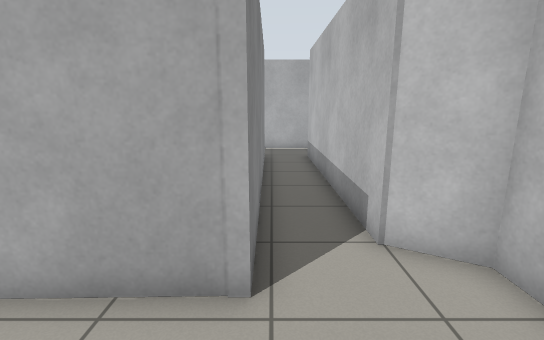
view 1 (above)

16 first-person views from a walk through a Gazebo world. The camera is 1.2 m above the floor, tilts 12° down and sees 85° across. The floor is counted in squares, 0.5 m on a side. Each view is taken from the middle of a square. On the plan, view 1 faces up. The plan holds only what a view shows up to about 18 squares ahead; the rest is blank. Gazebo's built-in surfaces are drawn with simple patterns.

view 2
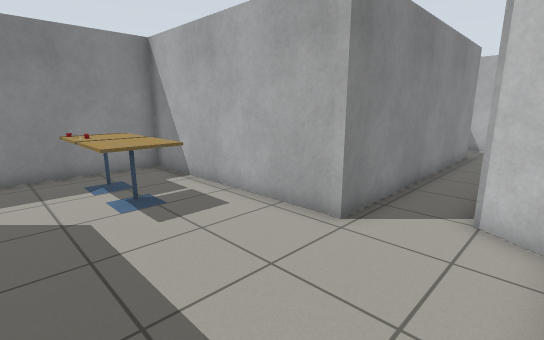

view 3
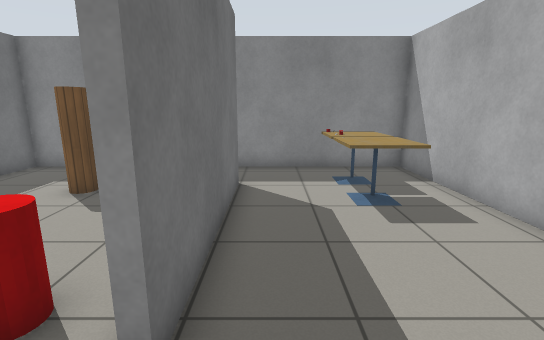

view 4
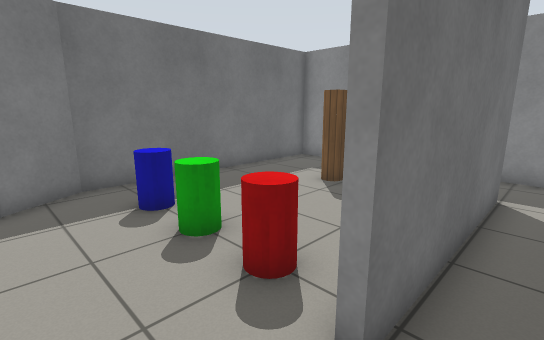

view 5
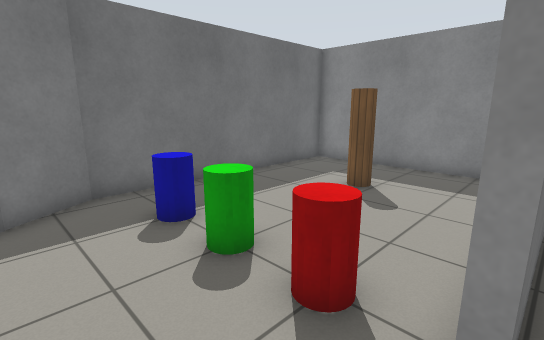

view 6
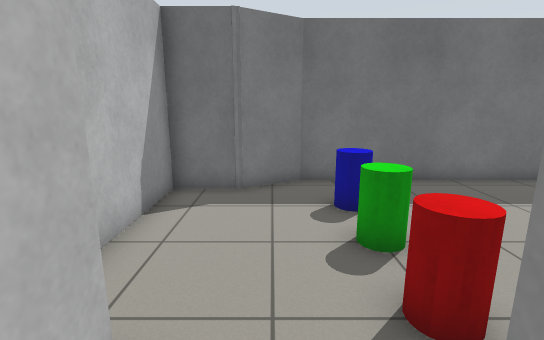

view 7
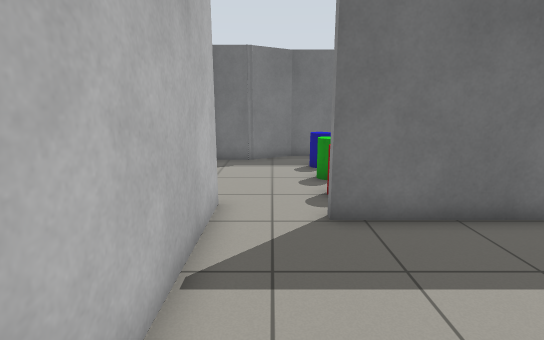

view 8
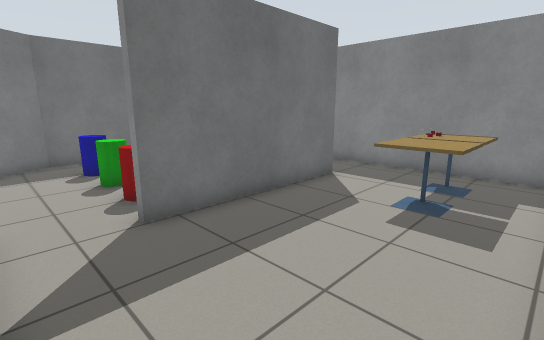

view 9
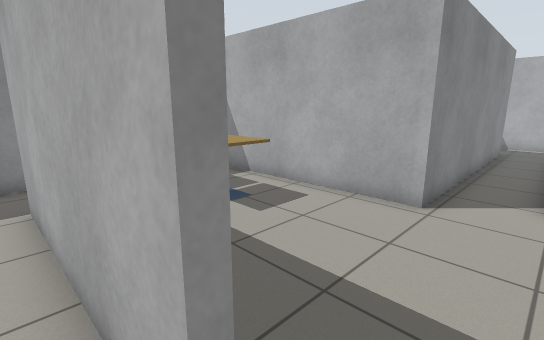

view 10
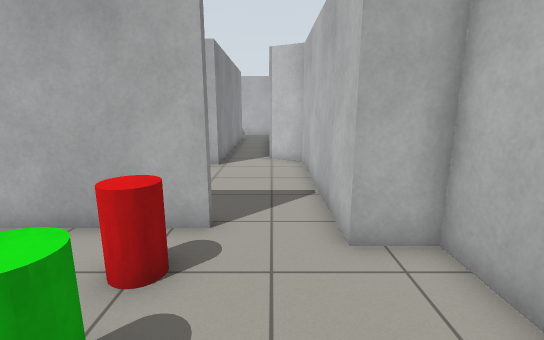

view 11
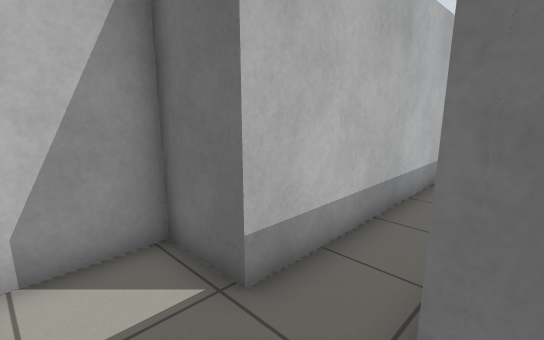

view 12
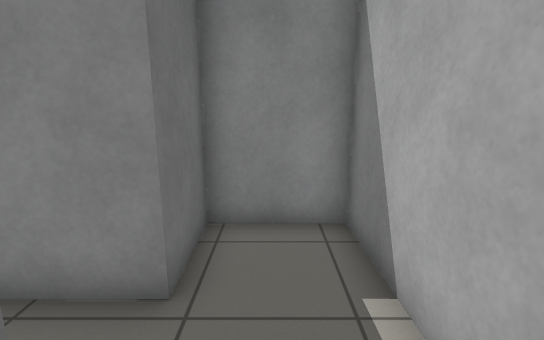

view 13
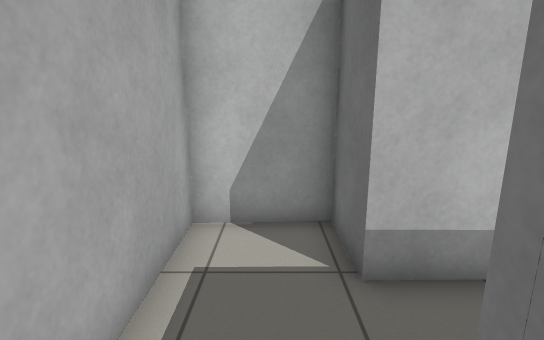

view 14
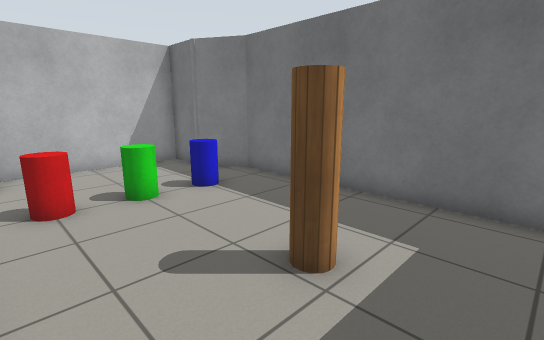

view 15
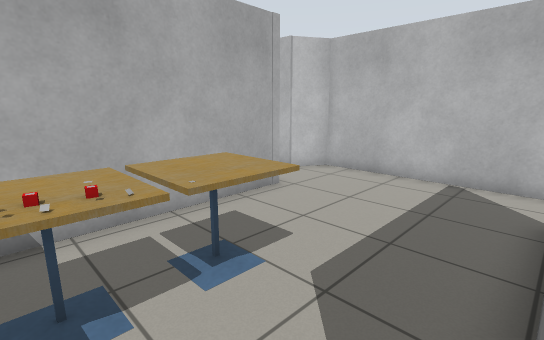

view 16
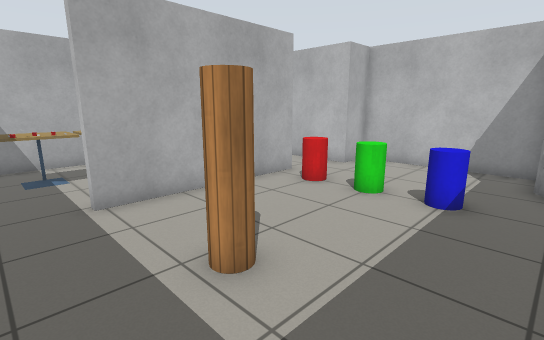

### Floor plan
Ten units are one square. View 1 is at (0, 0); x grows to the right and y downward. Boxes are objects, and circles mark ways between rooms. Rooms are numbered by the first view taken in them; rooms with no view inside come last. Other rooms are left out.
<svg viewBox="-95 -182 150 304">
<path fill="none" stroke="#000" d="M-3 -44 -3 -34 -90 -32 -90 35M-64 31 7 31M34 42 34 -41 19 -50M7 34 -64 34M-90 35 -90 117 10 117 29 106 50 106 50 42 34 42M19 -50 18 -147 40 -147 39 -177 -29 -176 -29 -147 -4 -147 -3 -44"/>
<rect x="-75" y="-5" width="10" height="10" fill="#bbb"><title>other object</title></rect>
<rect x="-75" y="-15" width="20" height="10" fill="#bbb"><title>table</title></rect>
<rect x="-65" y="-5" width="10" height="10" fill="#bbb"><title>other object</title></rect>
<rect x="-55" y="-15" width="20" height="20" fill="#bbb"><title>table</title></rect>
<rect x="-65" y="65" width="20" height="20" fill="#bbb"><title>wooden cylinder</title></rect>
<rect x="-5" y="85" width="10" height="10" fill="#bbb"><title>blue cylinder</title></rect>
<rect x="-5" y="65" width="10" height="10" fill="#bbb"><title>green cylinder</title></rect>
<rect x="-5" y="45" width="10" height="10" fill="#bbb"><title>red cylinder</title></rect>
<circle cx="-75" cy="30" r="3" fill="#2a7"/>
<circle cx="20" cy="30" r="3" fill="#2a7"/>
<circle cx="5" cy="-50" r="3" fill="#2a7"/>
<text x="-20" y="0">1</text>
<text x="-20" y="70">2</text>
<text x="0" y="-130">3</text>
</svg>
Room 1 opens to room 2. Room 1 opens to room 3.

Where each view was taken, in squares from view 1:
view 1: 0 up, 0 right, facing up
view 2: 2 down, 3 right, facing up-left
view 3: 2 down, 3 right, facing left
view 4: 2 down, 3 right, facing down-left
view 5: 3 down, 3 right, facing down-left
view 6: 2 down, 2 right, facing down
view 7: 3 up, 2 right, facing down
view 8: 3 up, 3 right, facing down-left
view 9: 4 down, 2 right, facing up-left
view 10: 9 down, 2 right, facing up
view 11: 17 up, 1 left, facing down-right
view 12: 16 up, 3 right, facing left
view 13: 16 up, 2 left, facing right
view 14: 4 down, 8 left, facing down-right
view 15: 3 down, 7 left, facing up-right
view 16: 11 down, 8 left, facing up-right
